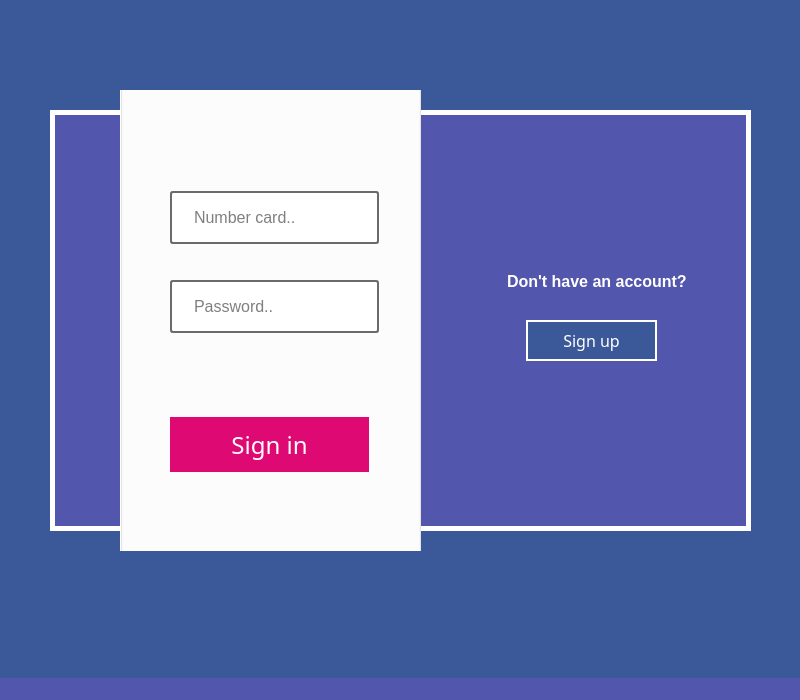
<?xml version="1.0" encoding="UTF-8"?>
<ui version="4.0">
 <class>MainWindow</class>
 <widget class="QMainWindow" name="MainWindow">
  <property name="geometry">
   <rect>
    <x>0</x>
    <y>0</y>
    <width>800</width>
    <height>700</height>
   </rect>
  </property>
  <property name="windowTitle">
   <string>Sign in</string>
  </property>
  <property name="styleSheet">
   <string notr="true">background-color: #3b5998;

</string>
  </property>
  <widget class="QWidget" name="centralwidget">
   <widget class="QFrame" name="frame">
    <property name="geometry">
     <rect>
      <x>50</x>
      <y>90</y>
      <width>701</width>
      <height>461</height>
     </rect>
    </property>
    <property name="styleSheet">
     <string notr="true">QFrame{

background-color: rgb(83, 86, 173);
	border: 5px solid white;
	/*background-color: qlineargradient(spread:pad, x1:0, y1:0, x2:1, y2:0, stop:0 rgba(49, 13, 196, 255), stop:1 rgba(255, 255, 255, 255));*/
margin: 20% 0;
}
QTextEdit{
	color: rgb(255, 255, 255);
    width: 40px;
height: 40px;
font: 900 12pt &quot;Segoe UI Black&quot;;
}</string>
    </property>
    <property name="frameShape">
     <enum>QFrame::StyledPanel</enum>
    </property>
    <property name="frameShadow">
     <enum>QFrame::Raised</enum>
    </property>
    <widget class="QGroupBox" name="groupBox">
     <property name="geometry">
      <rect>
       <x>70</x>
       <y>-20</y>
       <width>301</width>
       <height>491</height>
      </rect>
     </property>
     <property name="sizeIncrement">
      <size>
       <width>0</width>
       <height>0</height>
      </size>
     </property>
     <property name="font">
      <font>
       <pointsize>7</pointsize>
      </font>
     </property>
     <property name="layoutDirection">
      <enum>Qt::LeftToRight</enum>
     </property>
     <property name="styleSheet">
      <string notr="true">QGroupBox{background-color: rgb(255, 255, 255);}
QLineEdit{
	
border: 2px solid #6b6b6b ;
  border-radius: 3px;
 padding: 10px 20px;
	background-color: rgb(255, 255, 255);
/*border-top-color: rgb(0, 0, 0);
	background-color: rgb(255, 255, 255);
  border:  10px;
	
  border-radius: 3px;
  box-shadow: 0 0 15px 1px rgba(0, 0, 0, 0.4);
  padding: 10px 20px;
  margin: 0 10%;*/
  /*stacking fieldsets above each other*/

}</string>
     </property>
     <property name="title">
      <string/>
     </property>
     <widget class="QPushButton" name="sign_in_button">
      <property name="geometry">
       <rect>
        <x>50</x>
        <y>347</y>
        <width>199</width>
        <height>55</height>
       </rect>
      </property>
      <property name="font">
       <font>
        <family>Segoe UI Black</family>
        <pointsize>18</pointsize>
        <italic>false</italic>
        <fontweight>Black</fontweight>
       </font>
      </property>
      <property name="styleSheet">
       <string notr="true">QPushButton{
color: rgb(255, 255, 255);
background: none;
border: none;
background-color: rgb(222, 9, 115);

font: 900 18pt &quot;Segoe UI Black&quot;;
}


QPushButton::hover{
border: 10px solid black;
color: rgb(255, 255, 255);
/*background: none;*/
border: none;
border-radius:  10px;
background-color: #ee0979;
	
font: 900 18pt &quot;Segoe UI Black&quot;;
}


</string>
      </property>
      <property name="text">
       <string>Sign in</string>
      </property>
     </widget>
     <widget class="QLineEdit" name="lineEdit">
      <property name="geometry">
       <rect>
        <x>50</x>
        <y>121</y>
        <width>209</width>
        <height>53</height>
       </rect>
      </property>
      <property name="font">
       <font>
        <pointsize>12</pointsize>
       </font>
      </property>
      <property name="placeholderText">
       <string>Number card..</string>
      </property>
     </widget>
     <widget class="QLineEdit" name="lineEdit_2">
      <property name="geometry">
       <rect>
        <x>50</x>
        <y>210</y>
        <width>209</width>
        <height>53</height>
       </rect>
      </property>
      <property name="font">
       <font>
        <pointsize>12</pointsize>
       </font>
      </property>
      <property name="placeholderText">
       <string>Password..</string>
      </property>
     </widget>
    </widget>
    <widget class="QPushButton" name="register_button">
     <property name="geometry">
      <rect>
       <x>476</x>
       <y>230</y>
       <width>131</width>
       <height>41</height>
      </rect>
     </property>
     <property name="font">
      <font>
       <family>Segoe UI Black</family>
       <pointsize>12</pointsize>
       <italic>false</italic>
       <fontweight>Black</fontweight>
      </font>
     </property>
     <property name="styleSheet">
      <string notr="true">QPushButton{
color: rgb(255, 255, 255);
background: none;
border: 2px solid white ;
/*border-radius:  10px;*/
background-color: #3b5998;
	/*background-color: rgb(65, 99, 167);*/
font: 900 12pt &quot;Segoe UI Black&quot;;
}


QPushButton::hover{
color: rgb(255, 255, 255);
background: none;
border: 2px solid white ;
border-radius:  10px;
background-color: rgba(146, 110, 174,0.4);
font: 900 12pt &quot;Segoe UI Black&quot;;
}


</string>
     </property>
     <property name="text">
      <string>Sign up</string>
     </property>
     <property name="iconSize">
      <size>
       <width>20</width>
       <height>20</height>
      </size>
     </property>
    </widget>
    <widget class="QLineEdit" name="lineEdit_3">
     <property name="geometry">
      <rect>
       <x>455</x>
       <y>177</y>
       <width>231</width>
       <height>28</height>
      </rect>
     </property>
     <property name="font">
      <font>
       <pointsize>12</pointsize>
       <bold>true</bold>
      </font>
     </property>
     <property name="styleSheet">
      <string notr="true">background-color: rgb(83, 86, 173);
border: none;
color: rgb(255, 255, 255);</string>
     </property>
     <property name="text">
      <string>Don't have an account?</string>
     </property>
    </widget>
   </widget>
  </widget>
  <widget class="QMenuBar" name="menubar">
   <property name="geometry">
    <rect>
     <x>0</x>
     <y>0</y>
     <width>800</width>
     <height>25</height>
    </rect>
   </property>
   <property name="styleSheet">
    <string notr="true">background-color: rgb(49, 49, 49);
border-color: rgb(38, 38, 38);</string>
   </property>
  </widget>
  <widget class="QStatusBar" name="statusbar">
   <property name="styleSheet">
    <string notr="true">background-color: rgb(83, 86, 173);</string>
   </property>
  </widget>
 </widget>
 <resources/>
 <connections/>
</ui>
